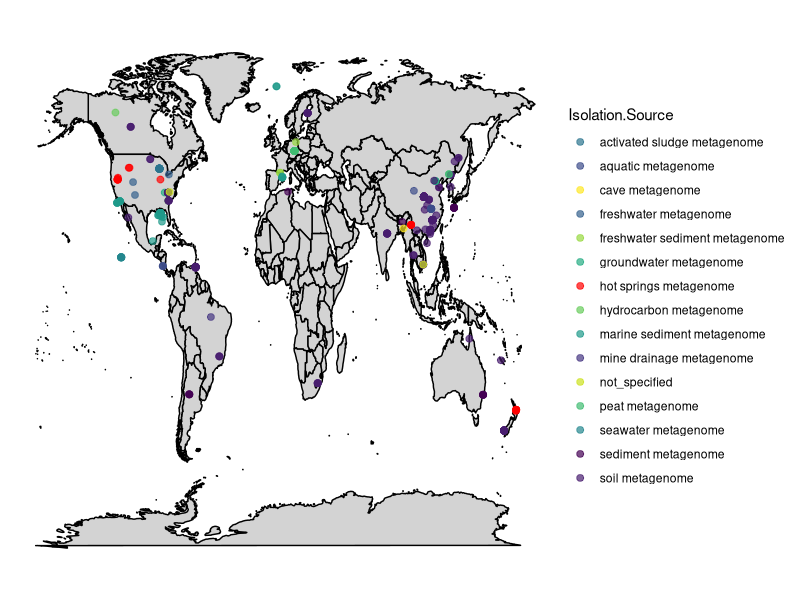

This chart was generated by the following R code:
# Load necessary libraries
library(ggplot2)
library(maps)
library(dplyr)
library(purrr)

# Read the data
data <- read.table("biosample_metadata.tsv", header=TRUE, sep="\t", stringsAsFactors=FALSE, fill=TRUE, quote="")

# Function to handle directionality for Latitude and Longitude
adjust_coordinates <- function(lat, lon) {
  # If either lat or lon is missing or empty, return NA
  if (is.na(lat) | is.na(lon) | lat == "" | lon == "") {
    return(c(NA, NA))  # Return NA for both if missing or empty
  }
  
  # Extract numeric value and direction from Latitude and Longitude
  lat_value <- suppressWarnings(as.numeric(sub("([0-9.]+).*", "\\1", lat)))
  lat_direction <- sub(".*([NS]).*", "\\1", lat)
  lon_value <- suppressWarnings(as.numeric(sub("([0-9.]+).*", "\\1", lon)))
  lon_direction <- sub(".*([EW]).*", "\\1", lon)
  
  # If any values are invalid (not a number or no direction), return NA
  if (is.na(lat_value) | is.na(lon_value) | is.na(lat_direction) | is.na(lon_direction)) {
    return(c(NA, NA))  # Return NA if any part is invalid
  }
  
  # Adjust for direction (South or West)
  if (lat_direction == "S") lat_value <- -lat_value
  if (lon_direction == "W") lon_value <- -lon_value
  
  return(c(lat_value, lon_value))
}


# Apply the function and clean data
data_clean <- data %>%
  mutate(
    LatLon = purrr::pmap(list(Latitude, Longitude), adjust_coordinates),
    Latitude = sapply(LatLon, `[`, 1),
    Longitude = sapply(LatLon, `[`, 2)
  ) %>%
  select(-LatLon) %>%
  filter(!is.na(Latitude) & !is.na(Longitude))  # Keep only rows with valid coordinates

# Safely convert Latitude and Longitude to numeric without warnings
problematic_rows <- data %>% filter(
  is.na(suppressWarnings(as.numeric(Latitude))) | is.na(suppressWarnings(as.numeric(Longitude)))
)

# Check problematic rows
print(problematic_rows)


# Get world map data
world_map <- map_data("world")

# Check the number of unique Isolation.Source values
num_sources <- length(unique(data_clean$Isolation.Source))

# Choose a color palette based on the number of unique sources
if (num_sources <= 12) {
  # Use Set3 palette for up to 12 unique values
  colors <- c("hot springs metagenome" = "#FF0000", 
              setNames(brewer.pal(num_sources - 1, "Set3"), 
                       setdiff(unique(data_clean$Isolation.Source), "hot springs metagenome")))
} else {
  # Use a viridis palette for more than 12 values
  colors <- c("hot springs metagenome" = "#FF0000", 
              setNames(viridis::viridis(num_sources - 1), 
                       setdiff(unique(data_clean$Isolation.Source), "hot springs metagenome")))
}

# Plotting the map with sample locations
ggplot(data = world_map) +
  geom_polygon(aes(x = long, y = lat, group = group), fill = "lightgray", color = "black") +
  geom_point(data = data_clean, aes(x = Longitude, y = Latitude, color = Isolation.Source), size = 2, alpha = 0.7) +
  theme(
    axis.ticks = element_blank(),  # Remove axis ticks
    panel.grid = element_blank(),  # Remove gridlines
    axis.text = element_blank(),  # Remove axis labels
    panel.background = element_blank(),  # Make background transparent
    plot.background = element_blank()  # Make entire plot background transparent
  ) +
  labs(title = NULL, x = NULL, y = NULL) +
  scale_color_manual(values = colors) +  # You can choose a color scale
  coord_cartesian(xlim = c(-180, 180), ylim = c(-90, 90))  # Adjust limits for zooming in
